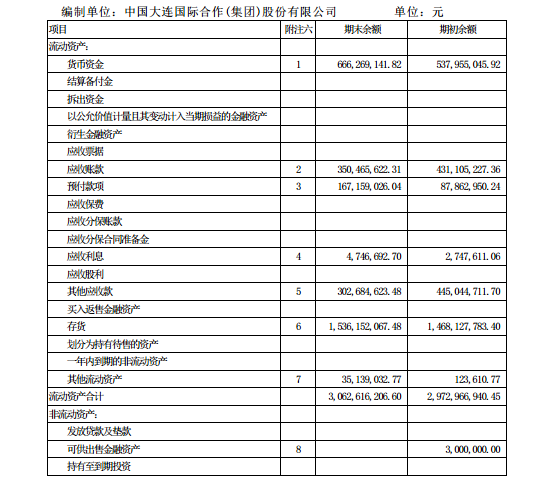
#> input picture p27.png, 553 x 493 px
$ python '提取标准表格.py'   (older library calls are emulated)
#> lines starting #> are read from the running program, lines starting #| are printed output that depends on the picture; after the words box and inside, x2 and y2 are one past the last pixel; in counts of white or black regions, pixels touching at a corner belong together
#> further down, img is the input picture: shape (493, 553, 3); mean B, G, R 234, 234, 234
#coding:utf-8
'''
表格生成线条坐标
'''
import cv2
import numpy as np
from matplotlib import pyplot as plt
import json
import sys
import subprocess
import os

# 图像切割模块
class cutImage(object):
    # [72 lines left out: functions __init__, getRes, not called in this run]

# 检测表格，使用形态学
# 返回是表格图以及表格中交叉点的图
class detectTable(object):
    def __init__(self, src_img):
        self.src_img = src_img

    def run(self):
        if len(self.src_img.shape) == 2:  # 灰度图
            gray_img = self.src_img
        elif len(self.src_img.shape) ==3:
            gray_img = cv2.cvtColor(self.src_img, cv2.COLOR_BGR2GRAY)
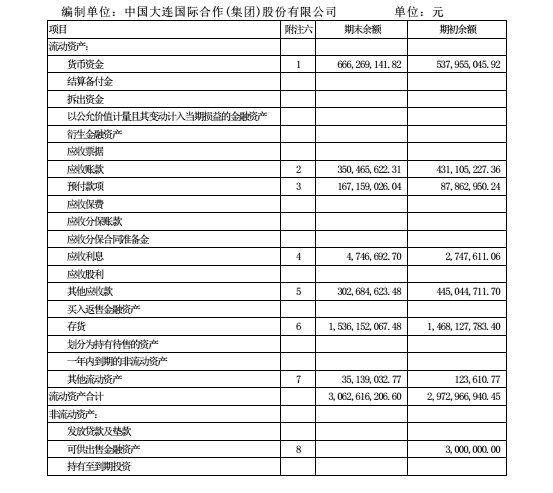
#> gray_img: shape (493, 553); min 0, max 255, mean 234

        thresh_img = cv2.adaptiveThreshold(~gray_img,255,cv2.ADAPTIVE_THRESH_MEAN_C,cv2.THRESH_BINARY,15,-2)
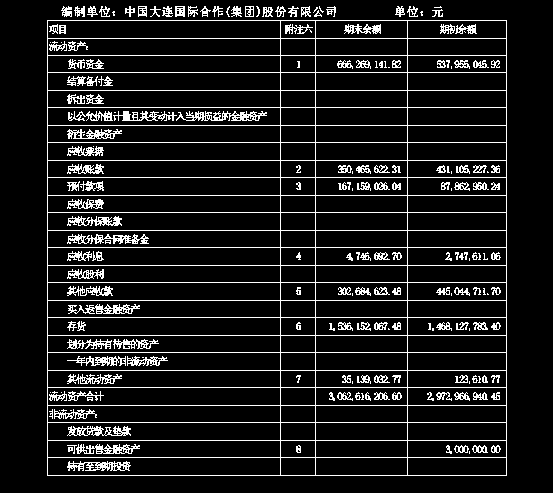
#> thresh_img: shape (493, 553); 10.4% white in thin lines or dots, all inside (x1, y1, x2, y2) = (47, 6, 507, 476)
        h_img = thresh_img.copy()
        v_img = thresh_img.copy()
        scale = 15
        h_size = int(h_img.shape[1]/scale)
#> h_size = 36

        h_structure = cv2.getStructuringElement(cv2.MORPH_RECT,(h_size,1)) # 形态学因子
        h_erode_img = cv2.erode(h_img,h_structure,1)
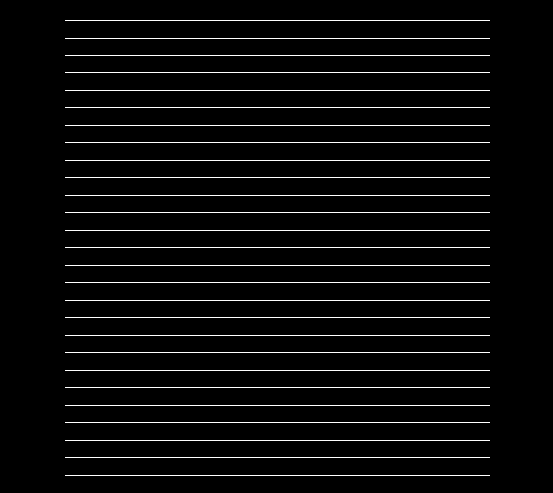
#> h_erode_img: shape (493, 553); 4.2% white in thin lines or dots, all inside (x1, y1, x2, y2) = (65, 20, 490, 476)

        #膨胀图像
        h_dilate_img = cv2.dilate(h_erode_img,h_structure,1)
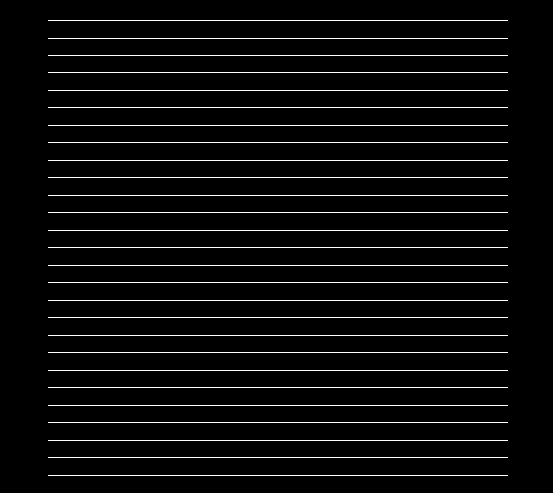
#> h_dilate_img: shape (493, 553); 4.6% white in thin lines or dots, all inside (x1, y1, x2, y2) = (48, 20, 508, 476)
        # cv2.imshow("h_erode",h_dilate_img)
        v_size = int(v_img.shape[0] / scale)
#> v_size = 32

        v_structure = cv2.getStructuringElement(cv2.MORPH_RECT, (1, v_size))  # 形态学因子
#> v_structure = 32 values from 1 to 1
        v_erode_img = cv2.erode(v_img, v_structure, 1)
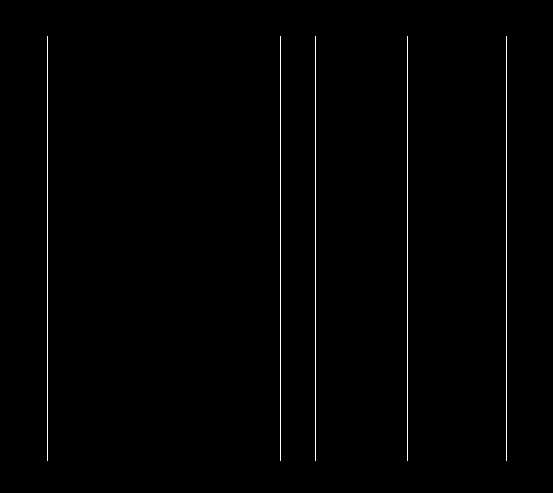
#> v_erode_img: shape (493, 553); 0.78% white in thin lines or dots, all inside (x1, y1, x2, y2) = (47, 36, 507, 461)
        #膨胀图像
        v_dilate_img = cv2.dilate(v_erode_img, v_structure, 1)
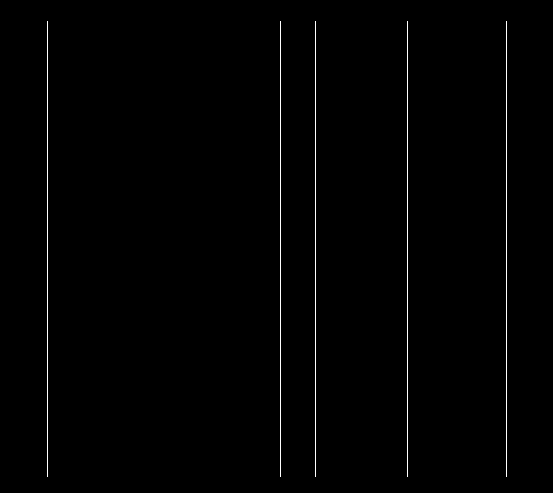
#> v_dilate_img: shape (493, 553); 0.84% white in thin lines or dots, all inside (x1, y1, x2, y2) = (47, 21, 507, 477)

        mask_img = h_dilate_img+v_dilate_img

        #cv2.bitwise_and图像进行与运算
        joints_img = cv2.bitwise_and(h_dilate_img,v_dilate_img)
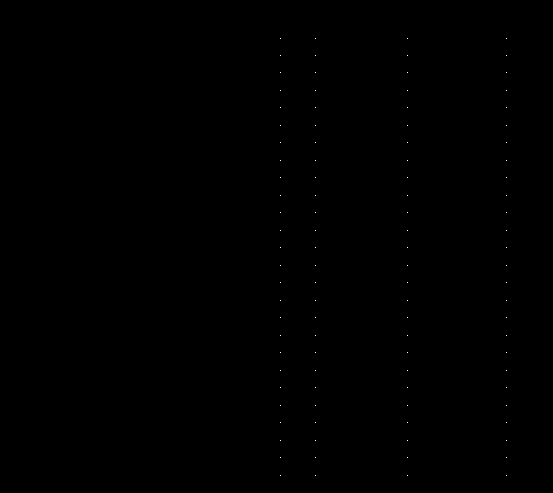
#> joints_img: shape (493, 553); 0.04% white in thin lines or dots, all inside (x1, y1, x2, y2) = (280, 38, 507, 476)
        win = cv2.namedWindow("mask", flags=2)
        win = cv2.namedWindow("joints", flags=2)
        cv2.imshow("joints",joints_img)
        cv2.imshow("mask",mask_img)

        return mask_img,joints_img

            # 将生成的json数据显示在图像上
# [26 lines left out: function drawLine, not called in this run]


if __name__=='__main__':
    img = cv2.imread('p27.png')
    win = cv2.namedWindow("img", flags=2)
    cv2.imshow("img",img)
    mask,joint = detectTable(img).run()
    cv2.waitKey()

$ run again, with p0.png copied over p27.png
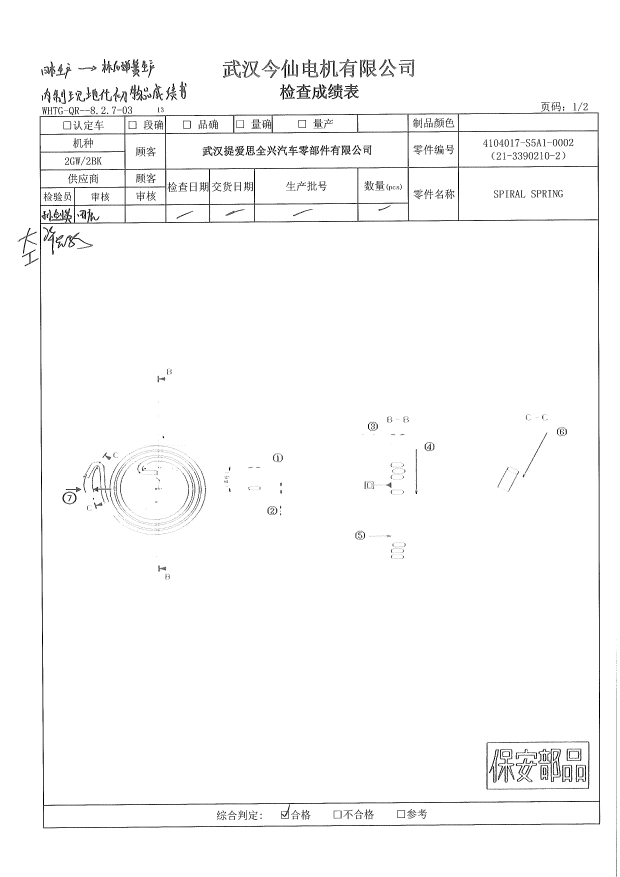
#> input picture p0.png, 2480 x 3508 px (shown at 1/4 size)
#> img is the input picture: shape (3508, 2480, 3); 97.8% white; 2814 black regions (2300 under 20 px), largest, box (x1, y1, x2, y2) and area: (159, 450, 2401, 3313) 75451, (1946, 2966, 2358, 3158) 3029, (1992, 2996, 2058, 3131) 1770
#> in run, `thresh_img = cv2.adaptiveThreshold(~gray_img,255,cv2.ADAPTIVE_THRESH_M..`:
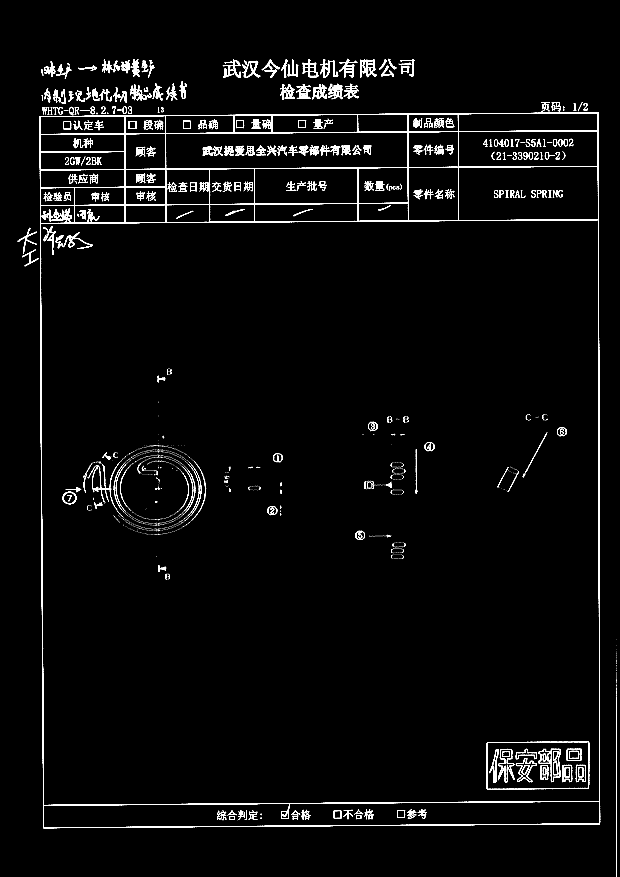
#> thresh_img: shape (3508, 2480) (shown at 1/4 size); 2.2% white; 2814 white regions (2300 under 20 px), largest, box (x1, y1, x2, y2) and area: (159, 450, 2401, 3313) 75451, (1946, 2966, 2358, 3158) 3029, (1992, 2996, 2058, 3131) 1770
#> h_erode_img: shape (3508, 2480); 0.01% white in thin lines or dots, all inside (x1, y1, x2, y2) = (291, 456, 2309, 3311)
#> h_dilate_img: shape (3508, 2480); 0.06% white in thin lines or dots, all inside (x1, y1, x2, y2) = (209, 456, 2391, 3311)
#> v_erode_img: shape (3508, 2480); 0.14% white; 4 white regions (1 under 20 px), largest, box (x1, y1, x2, y2) and area: (2392, 566, 2400, 3182) 6821, (160, 581, 175, 3197) 5324, (2465, 2902, 2466, 3241) 339
#> v_dilate_img: shape (3508, 2480); 0.21% white; 4 white regions, box (x1, y1, x2, y2) and area: (160, 465, 175, 3313) 8804, (2392, 450, 2400, 3298) 8677, (2465, 2786, 2466, 3357) 571, (1631, 528, 1632, 776) 248
#> in run, `mask_img = h_dilate_img+v_dilate_img`:
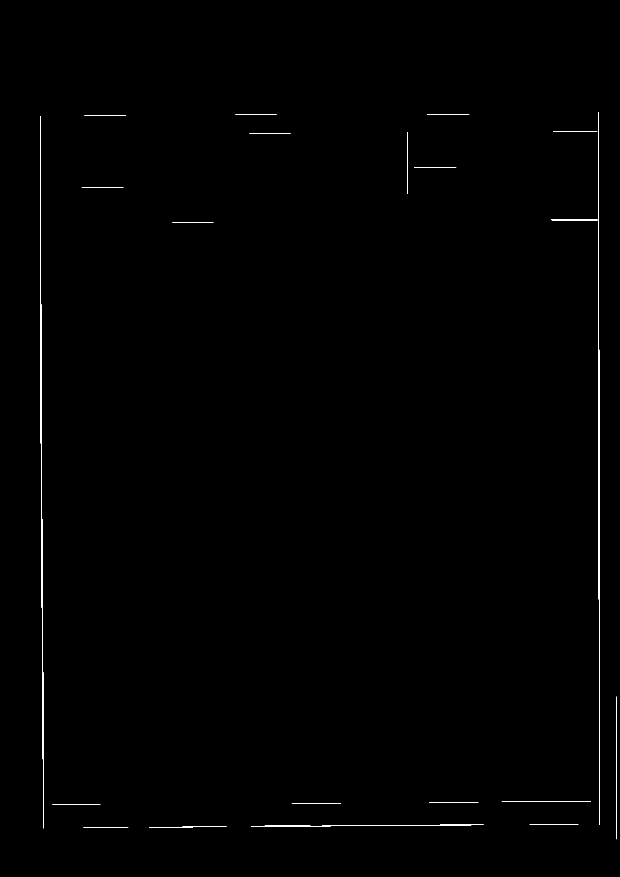
#> mask_img: shape (3508, 2480) (shown at 1/4 size); 0.27% white; 23 white regions, largest, box (x1, y1, x2, y2) and area: (160, 465, 175, 3313) 8804, (2392, 450, 2400, 3298) 8677, (1004, 3300, 1885, 3306) 1234
#> joints_img: shape (3508, 2480); every value is 0
